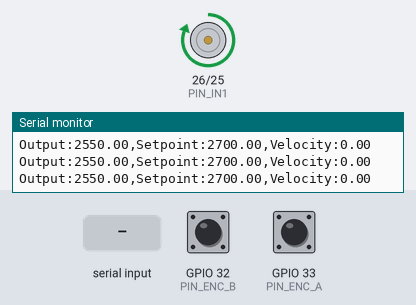
Bench run of a sketch on a simulated ESP32. On the bench: motor-driver pin pairs drawn as motors (green arrow = first pin HIGH = forward, orange = second pin HIGH = backward, longer = more drive, scaled by the enable pin), the last lines printed to the serial monitor. The test bench sets the inputs (shaded band); at power-on: GPIO 32 (PIN_ENC_B) HIGH, GPIO 33 (PIN_ENC_A) HIGH.

Above: at 1.2 s.
1.3 s: "v90\n" received over Serial
At 1.6 s:
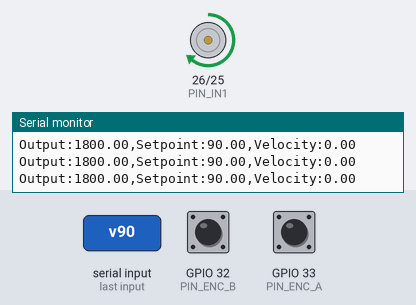
2.8 s: "p90\n" received over Serial
At 4.0 s:
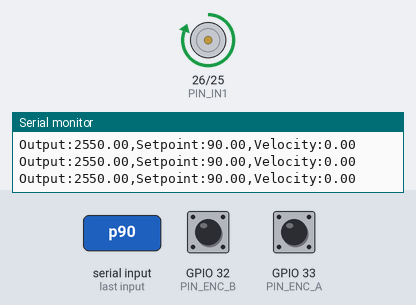
4.3 s: "x90\n" received over Serial
5.8 s: "v,45\n" received over Serial
At 6.3 s:
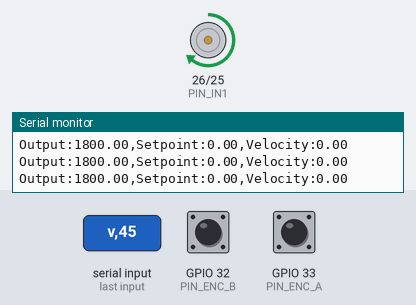
Timing chart, 0 to 8.3 s (numbered marks = the images above; inputs shaded):
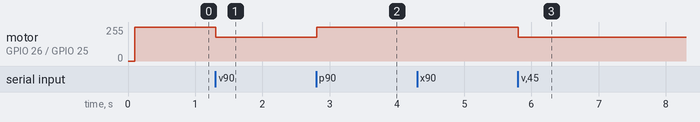

The sketch:

TT_closed_loop.ino
```cpp
/*
 * Velocity Lab — Activity 2: Closed Loop Velocity PID
 * MET 382 Industrial Instrumentation and Controls
 *
 * PID controls motor PWM to maintain constant velocity
 * regardless of load. Apply load and watch the plotter hold flat.
 *
 * Pins:
 *   IN1 -> GPIO 26 | IN2 -> GPIO 25 | ENA -> GPIO 27
 *   ENC A -> GPIO 32 | ENC B -> GPIO 33
 */

// ── Pins ─────────────────────────────────────────────────────────
#define PIN_IN1   26
#define PIN_IN2   25
#define PIN_ENA   27
#define PIN_ENC_A 33
#define PIN_ENC_B 32

// ── PWM Config ───────────────────────────────────────────────────
#define PWM_FREQ  20000
#define PWM_RES   8

// ── PID & Velocity Sample Rate ───────────────────────────────────
#define PID_INTERVAL_MS 100  // 10 Hz — velocity needs longer window than position PID

// ── Velocity Setpoint ────────────────────────────────────────────
// Set this to your target speed in encoder counts per second.
// Tip: run Activity 1 first, note the no-load speed at PWM=150,
// then set this to ~80% of that value so PID has headroom to push.
double velocitySetpoint = 2700.0;  // counts/second — adjust to your motor

// ── PID Gains ────────────────────────────────────────────────────
// Velocity PID tunes differently than position PID:
//   - Kp will be smaller (velocity error is already a rate)
//   - Ki does most of the steady-state work here
//   - Kd is often not needed — velocity is already a derivative
double Kp = 0.1;
double Ki = 0.05;
double Kd = 0.0;   // start at zero — often unnecessary for velocity

// ── PID State ────────────────────────────────────────────────────
double velocity    = 0.0;
double error       = 0.0;
double lastError   = 0.0;
double integral    = 0.0;
double output      = 0.0;

#define INTEGRAL_LIMIT  200.0   // tighter limit than position — velocity responds faster
#define OUTPUT_MIN      180.0   // minimum PWM to keep motor spinning (deadband floor)
#define OUTPUT_MAX      255.0

// ── Encoder ──────────────────────────────────────────────────────
volatile long encoderPos = 0;
long          lastEncPos = 0;

unsigned long lastPIDTime = 0;

// ── Serial Input ─────────────────────────────────────────────────
String cmdBuffer = "";

// ════════════════════════════════════════════════════════════════
// ENCODER ISRs
// ════════════════════════════════════════════════════════════════
void IRAM_ATTR doEncoderA() {
  if (digitalRead(PIN_ENC_A) == HIGH) {
    encoderPos += (digitalRead(PIN_ENC_B) == LOW) ? 1 : -1;
  } else {
    encoderPos += (digitalRead(PIN_ENC_B) == HIGH) ? 1 : -1;
  }
}

void IRAM_ATTR doEncoderB() {
  if (digitalRead(PIN_ENC_B) == HIGH) {
    encoderPos += (digitalRead(PIN_ENC_A) == HIGH) ? 1 : -1;
  } else {
    encoderPos += (digitalRead(PIN_ENC_A) == LOW)  ? 1 : -1;
  }
}

// ════════════════════════════════════════════════════════════════
// PID ALGORITHM — velocity control
// Input:  measured velocity (counts/second)
// Output: PWM duty cycle (30–255, forward only)
// ════════════════════════════════════════════════════════════════
void computeVelocityPID(double dt) {

  // ── 1. ERROR ─────────────────────────────────────────────────
  // How far is actual speed from target speed?
  error = velocitySetpoint - velocity;

  // ── 2. PROPORTIONAL ──────────────────────────────────────────
  // Immediate correction proportional to speed error.
  double P = Kp * error;

  // ── 3. INTEGRAL ───────────────────────────────────────────────
  // Accumulates error over time — does the heavy lifting in
  // velocity control. Keeps pushing PWM up until speed matches.
  integral += error * dt;
  integral  = constrain(integral, -INTEGRAL_LIMIT, INTEGRAL_LIMIT);
  double I  = Ki * integral;

  // ── 4. DERIVATIVE ─────────────────────────────────────────────
  // Rate of change of speed error. Usually left at zero for
  // velocity control — velocity measurement is already noisy
  // and D amplifies that noise.
  double derivative = (error - lastError) / dt;
  double D = Kd * derivative;

  // ── 5. TOTAL OUTPUT ───────────────────────────────────────────
  output = P + I + D;

  // Clamp to valid PWM range — floor at OUTPUT_MIN so motor
  // doesn't stall when load is light and error is small
  output = constrain(output, OUTPUT_MIN, OUTPUT_MAX);

  lastError = error;
}

// ════════════════════════════════════════════════════════════════
// MOTOR DRIVER — velocity mode is forward only
// ════════════════════════════════════════════════════════════════
void setMotor(double pwmVal) {
  digitalWrite(PIN_IN1, HIGH);
  digitalWrite(PIN_IN2, LOW);
  ledcWrite(PIN_ENA, (int)pwmVal);
}

// ════════════════════════════════════════════════════════════════
// SETUP
// ════════════════════════════════════════════════════════════════
void setup() {
  Serial.begin(115200);

  pinMode(PIN_IN1, OUTPUT);
  pinMode(PIN_IN2, OUTPUT);
  ledcAttach(PIN_ENA, PWM_FREQ, PWM_RES);

  pinMode(PIN_ENC_A, INPUT_PULLUP);
  pinMode(PIN_ENC_B, INPUT_PULLUP);
  attachInterrupt(digitalPinToInterrupt(PIN_ENC_A), doEncoderA, CHANGE);
  attachInterrupt(digitalPinToInterrupt(PIN_ENC_B), doEncoderB, CHANGE);

  // Seed integral so motor starts moving immediately
  // rather than waiting for integral to wind up from zero
  integral = velocitySetpoint / Ki > 0 ? velocitySetpoint * 0.5 : 0;

  Serial.println("=== Velocity PID ===");
  Serial.println("Commands:");
  Serial.println("  v<value>  set velocity setpoint (counts/sec)  e.g. v700");
  Serial.println("  p<value>  set Kp");
  Serial.println("  i<value>  set Ki");
  Serial.println("  d<value>  set Kd");
  Serial.println("  x         stop motor");
  Serial.println();
  Serial.println("Setpoint,Velocity");  // Serial Plotter header
}

// ════════════════════════════════════════════════════════════════
// LOOP
// ════════════════════════════════════════════════════════════════
void loop() {
  unsigned long now = millis();

  // ── Serial commands ───────────────────────────────────────────
  while (Serial.available() > 0) {
    char c = Serial.read();
    if (c == '\n' || c == '\r') {
      if (cmdBuffer.length() > 0) {
        char   cmd = cmdBuffer.charAt(0);
        double val = cmdBuffer.substring(1).toFloat();
        switch (cmd) {
          case 'v':
            velocitySetpoint = val;
            integral = 0;
            Serial.print("Setpoint -> "); Serial.println(velocitySetpoint);
            break;
          case 'p': Kp = val; Serial.print("Kp -> "); Serial.println(Kp); break;
          case 'i': Ki = val; integral = 0; Serial.print("Ki -> "); Serial.println(Ki); break;
          case 'd': Kd = val; Serial.print("Kd -> "); Serial.println(Kd); break;
          case 'x':
            setMotor(0);
            digitalWrite(PIN_IN1, LOW);
            Serial.println("Stopped.");
            break;
        }
        Serial.printf("Gains -> Kp:%.3f  Ki:%.3f  Kd:%.3f\n", Kp, Ki, Kd);
        cmdBuffer = "";
      }
    } else {
      cmdBuffer += c;
    }
  }

  // ── PID loop ─────────────────────────────────────────────────
  if (now - lastPIDTime >= PID_INTERVAL_MS) {
    double dt = (now - lastPIDTime) / 1000.0;
    lastPIDTime = now;

    // Measure velocity — counts per second over this interval
    long currentPos  = encoderPos;
    long deltaCounts = currentPos - lastEncPos;
    lastEncPos       = currentPos;
    velocity         = deltaCounts / dt;

    computeVelocityPID(dt);
    setMotor(output);

    // Serial Plotter — two traces
    Serial.print("Output:"); Serial.print(output*10);
    Serial.print(",Setpoint:"); Serial.print(velocitySetpoint);
    Serial.print(",Velocity:"); Serial.println(velocity);
  }
}
```

Measured:
- after the input at 1.3 s, motor on GPIO 26 (PIN_IN1) / GPIO 25 (PIN_IN2): forward 255/255 → forward 179/255 at once
- after the input at 2.8 s, motor on GPIO 26 (PIN_IN1) / GPIO 25 (PIN_IN2): forward 179/255 → forward 255/255 at once
- after the input at 5.8 s, motor on GPIO 26 (PIN_IN1) / GPIO 25 (PIN_IN2): forward 255/255 → forward 179/255 at once
